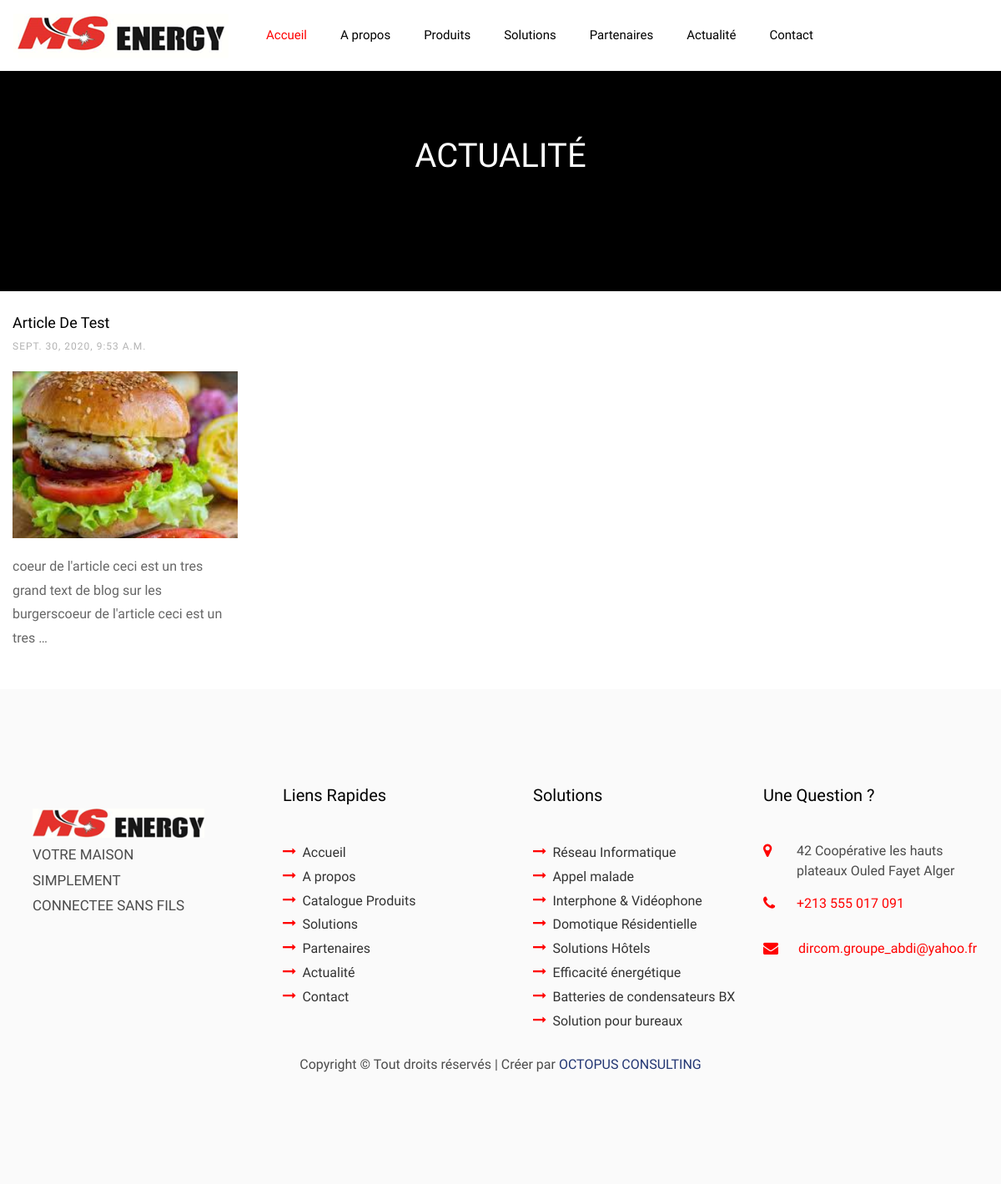
Page /actualite/ on the earlier database version.
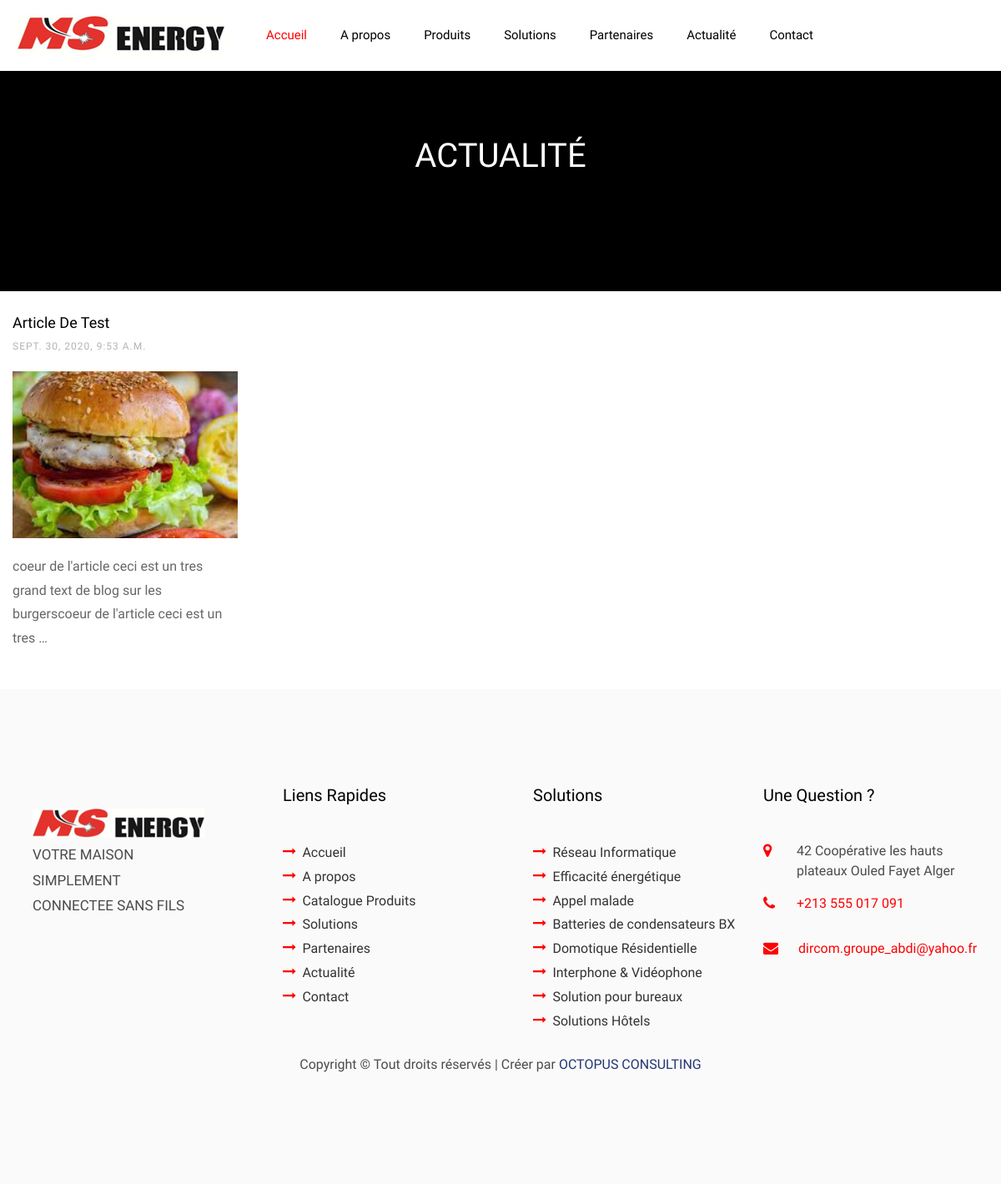
Same page on the later database version.
### main/models.py (models this page shows, shortened)
class Post(models.Model):
    titre = models.CharField(max_length=200)
    slug = models.SlugField(max_length=100)
    intro = models.CharField(max_length=200, blank=True)
    image = models.ImageField(verbose_name='Image' ,upload_to='slides/', blank= True)
    text = RichTextField(verbose_name='Article', blank= True, null=True)
    created_date = models.DateTimeField(default=timezone.now)

class Categories_Solution(models.Model):
    ordre       = models.IntegerField(blank=True, null=True )
    name = models.CharField(max_length=50)
    slug = models.SlugField(max_length=100, blank=True)
    text1 = models.TextField(verbose_name='Grand titre' ,blank= True)
    image = models.ImageField(verbose_name='Image principale' ,upload_to='slides/', blank= True)
    image2 = models.ImageField(upload_to='slides/', blank= True)
    description = models.TextField(blank= True)
    text2 = RichTextField(verbose_name='Text en plus', blank= True, null=True)
    active = models.BooleanField(default=True)
    class Meta:
        ordering = ['ordre']
        verbose_name = 'solution'
        verbose_name_plural = 'solutions'

### main/views.py (the view)
# urls.py: path('actualite/', BlogView.as_view(), name= 'blog'),
class BlogView(TemplateView):
    template_name = "blog.html"
    def get_context_data(self, **kwargs):
        context = super().get_context_data(**kwargs)
        context['posts'] = Post.objects.all()
        context["partenaires"] = Partenaire.objects.all()
        context["cat_sol"] = Categories_Solution.objects.all()
        return context

### templates/blog.html
{% extends "base.html" %}
{% load static %}
{% static "img" as baseUrl %}
{% block content %}
<section class="section-blog" data-stellar-background-ratio="0.5">
  <div class="container">
  <div class="row d-flex justify-content-center">
<h2 class=" h1 text-white text-center text-uppercase">actualité</h2>
</section>
		<section class="ftco-section mt-4">
      <div class="container">
        <div class="row d-flex">
          {% for post in posts %}
            <div class="col-md-3 d-flex ftco-animate">
              <div class="blog-entry justify-content-end">
                <div class="text">
                  <h3 class="heading"><a href="{% url 'post-detail' slug=post.slug %}">{{post.titre|title}}</a></h3>
                  <div class="meta mb-3">
                    <div><a href="{% url 'post-detail' slug=post.slug %}">{{post.created_date}}</a></div>
                  </div>
                  <a href="{% url 'post-detail' slug=post.slug %}" class="block-20 img" style="background-image: url({{post.image.url}});">
                  </a>
                  <p>{{post.text|safe|truncatewords:20}}</p>
                </div>
              </div>
            </div>
          {% endfor %}
      </div>
    </section>
    {% endblock content %}

### templates/base.html (shortened to what this page needs)
{% load static %}
{% static "img" as baseUrl %}
<!DOCTYPE html>
<html lang="en">
<head>
    <link rel="stylesheet" href="{% static 'css/open-iconic-bootstrap.min.css' %}">
    <link rel="stylesheet" href="{% static 'css/animate.css' %}">
    <link rel="stylesheet" href="{% static 'css/owl.carousel.min.css' %}">
    <link rel="stylesheet" href="{% static 'css/owl.theme.default.min.css' %}">
  <link rel="stylesheet" href="{% static 'css/lightbox.styles.css' %}">
    <link rel="stylesheet" href="{% static 'css/magnific-popup.css' %}">
    <link rel="stylesheet" href="{% static 'css/aos.css' %}">
    <link rel="stylesheet" href="{% static 'css/ionicons.min.css' %}">
    <link rel="stylesheet" href="{% static 'css/bootstrap-datepicker.css' %}">
    <link rel="stylesheet" href="{% static 'css/jquery.timepicker.css' %}">
    <link rel="stylesheet" href="{% static 'css/flaticon.css' %}">
    <link rel="stylesheet" href="{% static 'css/icomoon.css' %}">
    <link rel="stylesheet" href="{% static 'css/style.css' %}">
</head>
<body>
    <nav class="navbar navbar-expand-lg navbar-dark ftco_navbar bg-dark ftco-navbar-light" id="ftco-navbar">
        <div class="container">
            <a class="navbar-brand" href="{% url 'index' %}"><span style="color: red;"><img src="{% static 'images/logo.png' %}" alt="" srcset=""></a>
            <div class="collapse navbar-collapse" id="ftco-nav">
                <ul class="navbar-nav ml-auto">
                    <li class="nav-item active"><a href="{% url 'index' %}" class="nav-link">Accueil</a></li>
                    <li class="nav-item"><a href="{% url 'about' %}" class="nav-link">A propos</a></li>
                    <li class="nav-item"><a href="{% url 'produits' %}" class="nav-link text-lg-center d-block">Produits</a></li>
                    <li class="nav-item"><a href="{% url 'solution' %}" class="nav-link">Solutions</a></li>
                    <li class="nav-item"><a href="{% url 'partenaires' %}" class="nav-link">Partenaires</a></li>
                    <li class="nav-item"><a href="{% url 'blog' %}" class="nav-link">Actualité</a></li>
                    <li class="nav-item"><a href="{% url 'contact' %}" class="nav-link">Contact</a></li>
                </ul>
            </div>
        </div>
    </nav>
    {% block content %}
    {% endblock content %}
    <footer class="ftco-footer ftco-section">
        <div class="container">
            <div class="row d-flex justify-content-center">
                <div class="col- col-sm-6  col-md-3 ">
                    <div class="ftco-footer-widget m-4">
                        <div class="ftco-heading-2">
                            <a class="navbar-brand" href="{% url 'index' %}" style="color: black;"><img class="img-fluid" src="{% static 'images/logo-footer.png' %}" alt=""></a>
                            <p>VOTRE MAISON SIMPLEMENT <br> CONNECTEE SANS FILS</p>
                        </div>
                        <ul class="ftco-footer-social list-unstyled mt-5">
                        </ul>
                    </div>
                </div>
                <div class="col- col-sm-6  col-md-3">
                    <div class="ftco-footer-widget mb-4 ml-md-4">
                        <h2 class="ftco-heading-2">Liens Rapides</h2>
                        <ul class="list-unstyled">
                            <li><a href="{% url 'index' %}"><span class="icon-long-arrow-right mr-2"></span>Accueil</a></li>
                            <li><a href="{% url 'about' %}"><span class="icon-long-arrow-right mr-2"></span>A propos</a></li>
                            <li><a href="{% url 'produits' %}"><span class="icon-long-arrow-right mr-2"></span>Catalogue Produits</a></li>
                            <li><a href="{% url 'solution' %}"><span class="icon-long-arrow-right mr-2"></span>Solutions</a></li>
                            <li><a href="{% url 'partenaires' %}"><span class="icon-long-arrow-right mr-2"></span>Partenaires</a></li>
                            <li><a href="{% url 'blog' %}"><span class="icon-long-arrow-right mr-2"></span>Actualité</a></li>
                            <li><a href="{% url 'contact' %}"><span class="icon-long-arrow-right mr-2"></span>Contact</a></li>
                        </ul>
                    </div>
                </div>
                <div class="col- col-sm-6  col-md-3 ">
                    <div class="ftco-footer-widget mb-4 ml-md-4">
                        <h2 class="ftco-heading-2">Solutions</h2>
                        <ul class="list-unstyled">
                            {% for sol in cat_sol %}
                            <li><a href="{% url 'solution-detail' slug=sol.slug %}"><span class="icon-long-arrow-right mr-2"></span>{{sol.name}}</a></li>
                            {% endfor %}
                        </ul>
                    </div>
                </div>
                <div class=" col-sm-6 col-md-3">
                    <div class="ftco-footer-widget mb-4">
                        <h2 class="ftco-heading-2">Une Question ? </h2>
                        <div class="block-23 mb-3">
                            <ul>
                                <li><span class="icon icon-map-marker"></span><span class="text">42 Coopérative les hauts plateaux Ouled Fayet Alger</span></li>
                                <li><a href="tel://+213555017091"><span class="icon icon-phone"></span><span class="text">+213 555 017 091</span></a></li>
                                <li><a href="mailto:dircom.groupe_abdi@yahoo.fr"><span class="icon icon-envelope pr-4"></span><span class="text">dircom.groupe_abdi@yahoo.fr</span></a></li>
                            </ul>
                        </div>
                    </div>
                </div>
            </div>
            <div class="row">
                <div class="col-md-12 text-center">
                    <p>
                        Copyright &copy;
                        Tout droits réservés | Créer par <a href="https://octopus-consulting.com" style="color: #233774;">OCTOPUS CONSULTING</a>
                    </p>
                </div>
            </div>
        </div>
    </footer>
</body>
</html>

### static/css/lightbox.styles.css (style rules this page uses)
body, html { width: 100%; height: 100%; }
body { background-color: #787976; font: 400 1rem/1.5625rem "Open Sans", sans-serif; }
h2 { color: #484a46; font: 700 1.75rem/2.125rem "Montserrat", sans-serif; }
h3 { color: #484a46; font: 700 1.375rem/1.75rem "Montserrat", sans-serif; }
a { color: #787976; text-decoration: underline; }

### static/css/icomoon.css (style rules this page uses)
[class^="icon-"], [class*=" icon-"] { font-family: 'icomoon' !important; speak: none; font-style: normal; font-weight: normal; font-variant: normal; text-transform: none; line-height: 1; -webkit-font-smoothing: antialiased; -moz-osx-font-smoothing: grayscale; }
.icon-map-marker:before { content: "\f041"; }
.icon-phone:before { content: "\f095"; }
.icon-envelope:before { content: "\f0e0"; }
.icon-long-arrow-right:before { content: "\f178"; }

Differences in the rows shown:
shown differently, row unchanged: Categories_Solution "Efficacité énergétique": moves up the list
changed Categories_Solution "Batteries de condensateurs BX": moves up the list
changed Categories_Solution "Domotique Résidentielle": moves down the list
changed Categories_Solution "Solution pour bureaux": moves up the list
